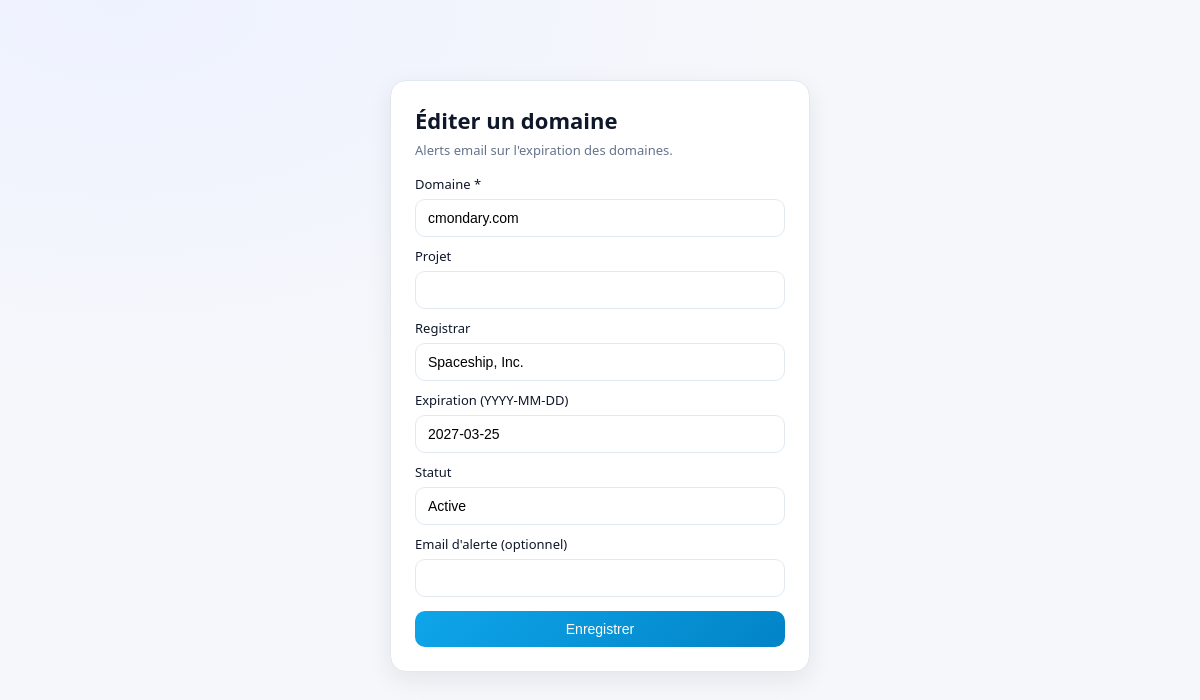
The page /edit.php?domain=cmondary.com (signed in) on the database its author committed.
### tables this page shows
CREATE TABLE domains (
            id INTEGER PRIMARY KEY AUTOINCREMENT,
            domain TEXT NOT NULL UNIQUE,
            project TEXT,
            registrar TEXT,
            expires TEXT,
            status TEXT,
            email TEXT
        );

### app/lib/db.php (called while the page is built, shortened)
<?php
function apply_settings(PDO $db, array $config): array {
    $defaults = [
        "site_name" => $config["site_name"],
        "email_to" => $config["email_to"],
        "email_from" => $config["email_from"],
        "mail_subject_prefix" => $config["mail_subject_prefix"],
        "alert_days" => $config["alert_days"],
        "language" => $config["language"] ?? "fr",
        "columns_visible" => json_encode(["domain", "registrar", "expiration", "days", "status", "email", "project"]),
    ];
    $rows = $db->query("SELECT key, value FROM settings")->fetchAll();
    $settings = [];
    foreach ($rows as $row) {
        $settings[$row["key"]] = $row["value"];
    }
    $config["site_name"] = $settings["site_name"] ?? $config["site_name"];
    $config["email_to"] = $settings["email_to"] ?? $config["email_to"];
    $config["email_from"] = $settings["email_from"] ?? $config["email_from"];
    $config["mail_subject_prefix"] = $settings["mail_subject_prefix"] ?? $config["mail_subject_prefix"];
    $config["language"] = $settings["language"] ?? ($config["language"] ?? "fr");
    if (!empty($settings["alert_days"])) {
        $decoded = json_decode($settings["alert_days"], true);
        if (is_array($decoded)) {
            $config["alert_days"] = array_values(array_map("intval", $decoded));
        }
    }
    if (!empty($settings["columns_visible"])) {
        $decoded = json_decode($settings["columns_visible"], true);
        if (is_array($decoded)) {
            $config["columns_visible"] = $decoded;
        }
    }
    return $config;
}

### app/lib/i18n.php (called while the page is built, shortened)
<?php
function t(string $key, array $vars = []): string {
    $translations = $GLOBALS["i18n"] ?? [];
    $text = $translations[$key] ?? $key;
    return $text;
}

### public/edit.php (the view, shortened to what this page needs)
<?php
$config = require __DIR__ . "/../config.php";
require_once __DIR__ . "/../app/lib/db.php";
require_once __DIR__ . "/../app/lib/i18n.php";
date_default_timezone_set($config["timezone"]);
$db = get_db($config);
$config = apply_settings($db, $config);
$domain_param = $_GET["domain"] ?? "";
$stmt = $db->prepare("SELECT * FROM domains WHERE domain = :d");
$stmt->execute([":d" => $domain_param]);
$row = $stmt->fetch();
?>
<!doctype html>
<html lang="<?php echo htmlspecialchars($config["language"] ?? "fr"); ?>">
  <head>
    <link rel="stylesheet" href="assets/style.css">
  </head>
  <body>
    <div class="container">
      <div class="auth-card">
        <div class="auth-title"><?php echo t("drawer_edit_title"); ?></div>
        <div class="auth-subtitle"><?php echo t("header_hint"); ?></div>
        <form method="post">
          <label class="auth-label" for="domain"><?php echo t("label_domain"); ?></label>
          <input class="auth-input" id="domain" name="domain" type="text" required value="<?php echo htmlspecialchars($row["domain"]); ?>">
          <label class="auth-label" for="project"><?php echo t("label_project"); ?></label>
          <input class="auth-input" id="project" name="project" type="text" value="<?php echo htmlspecialchars($row["project"] ?? ""); ?>">
          <label class="auth-label" for="registrar"><?php echo t("label_registrar"); ?></label>
          <input class="auth-input" id="registrar" name="registrar" type="text" value="<?php echo htmlspecialchars($row["registrar"] ?? ""); ?>">
          <label class="auth-label" for="expires"><?php echo t("label_expiration"); ?></label>
          <input class="auth-input" id="expires" name="expires" type="text" inputmode="numeric" maxlength="10" placeholder="YYYY-MM-DD" pattern="^\\d{4}-\\d{2}-\\d{2}$" title="YYYY-MM-DD" value="<?php echo htmlspecialchars($row["expires"] ?? ""); ?>">
          <label class="auth-label" for="status"><?php echo t("label_status"); ?></label>
          <input class="auth-input" id="status" name="status" type="text" value="<?php echo htmlspecialchars($row["status"] ?? "Active"); ?>">
          <label class="auth-label" for="email"><?php echo t("label_email"); ?></label>
          <input class="auth-input" id="email" name="email" type="email" value="<?php echo htmlspecialchars($row["email"] ?? ""); ?>">
          <button class="btn primary auth-button" type="submit"><?php echo t("save"); ?></button>
        </form>
      </div>
    </div>
  </body>
</html>

### public/assets/style.css (style rules this page uses)
:root { --bg: #f6f7fb; --card: #ffffff; --text: #0f172a; --muted: #64748b; --line: #e2e8f0; --primary: #0ea5e9; --primary-dark: #0284c7; --danger: #ef4444; --warn: #f59e0b; --ok: #10b981; --shadow: 0 8px 24px rgba(15, 23, 42, 0.08); }
* { box-sizing: border-box; }
body { margin: 0; font-family: "IBM Plex Sans", "Segoe UI", system-ui, -apple-system, sans-serif; background: radial-gradient(1200px 700px at 10% 0%, #eef2ff 0%, #f6f7fb 55%, #f6f7fb 100%); color: var(--text); }
.container { max-width: 1200px; margin: 24px auto 60px; padding: 0 24px; }
.select, .btn { background: #fff; border: 1px solid var(--line); border-radius: 10px; padding: 10px 12px; font-size: 14px; }
.btn.primary { background: linear-gradient(135deg, var(--primary), var(--primary-dark)); color: #fff; border: none; }
.auth-card { max-width: 420px; margin: 80px auto 0; background: var(--card); border: 1px solid var(--line); border-radius: 16px; padding: 24px; box-shadow: var(--shadow); }
.auth-title { font-size: 22px; font-weight: 700; }
.auth-subtitle { color: var(--muted); font-size: 13px; margin: 6px 0 16px; }
.auth-label { display: block; font-size: 13px; margin: 10px 0 6px; }
.auth-input { width: 100%; border: 1px solid var(--line); border-radius: 10px; padding: 10px 12px; font-size: 14px; }
.auth-button { width: 100%; margin-top: 14px; }

### rows shown on the page
domains: domain "cmondary.com", registrar "Spaceship, Inc.", expires "2027-03-25", status "Active"

### other values the page prints
t("drawer_edit_title") "Éditer un domaine"
t("header_hint") "Alerts email sur l'expiration des domaines."
t("label_domain") "Domaine *"
t("label_project") "Projet"
t("label_registrar") "Registrar"
t("label_expiration") "Expiration (YYYY-MM-DD)"
t("label_status") "Statut"
t("label_email") "Email d'alerte (optionnel)"
t("save") "Enregistrer"
